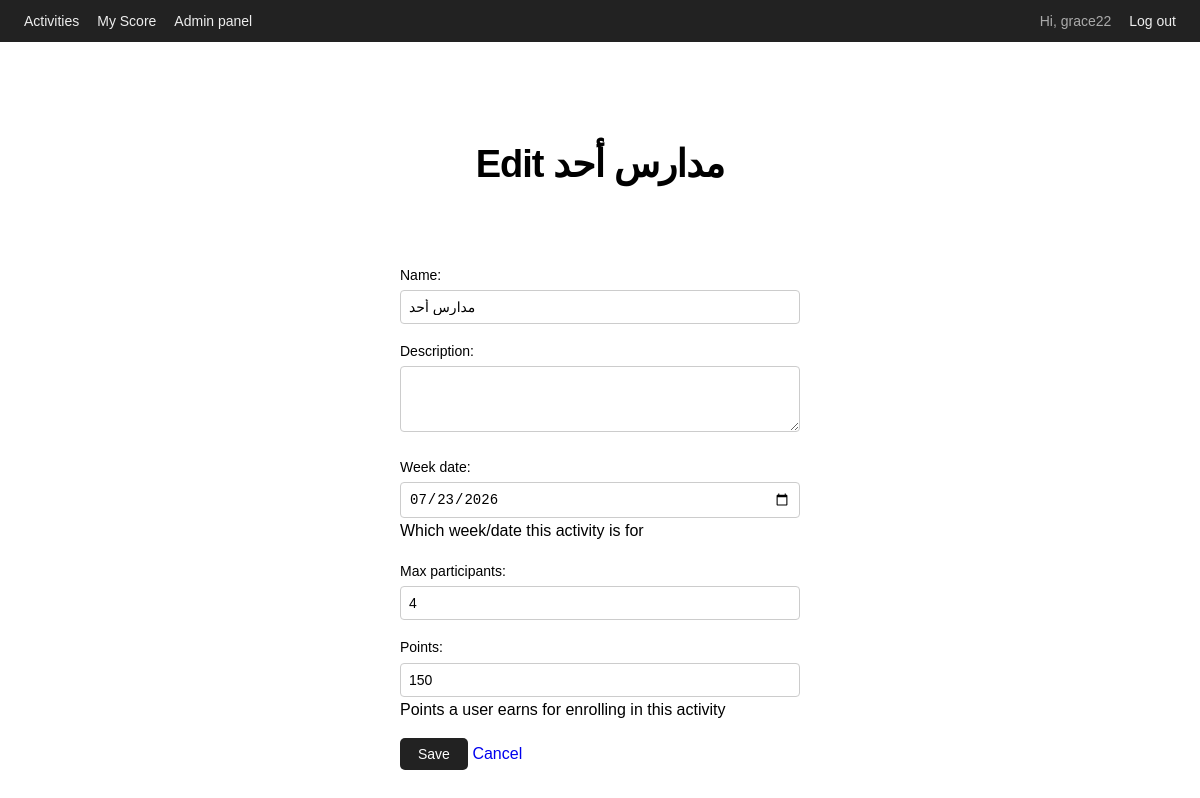
The page /admin-panel/activities/1/edit/ (signed in) on the database its author committed.
### activities/models.py (models this page shows, shortened)
class Activity(models.Model):
    name = models.CharField(max_length=200)
    description = models.TextField(blank=True)
    week_date = models.DateField(help_text="Which week/date this activity is for")
    max_participants = models.PositiveIntegerField(default=4)
    points = models.PositiveIntegerField(default=0, help_text="Points a user earns for enrolling in this activity")
    created_at = models.DateTimeField(auto_now_add=True)
    class Meta:
        ordering = ['week_date', 'name']

### activities/views.py (the view)
# urls.py: path('admin-panel/activities/<int:activity_id>/edit/', views.admin_activity_edit, name='admin_activity_edit'),
@staff_required
def admin_activity_edit(request, activity_id):
    activity = get_object_or_404(Activity, id=activity_id)
    if request.method == 'POST':
        form = ActivityForm(request.POST, instance=activity)
        if form.is_valid():
            form.save()
            messages.success(request, "Activity updated.")
            return redirect('admin_dashboard')
    else:
        form = ActivityForm(instance=activity)
    return render(request, 'activities/admin_activity_form.html', {
        'form': form, 'title': f'Edit {activity.name}',
    })

### activities/forms.py
class ActivityForm(forms.ModelForm):
    class Meta:
        model = Activity
        fields = ['name', 'description', 'week_date', 'max_participants', 'points']
        widgets = {
            'week_date': forms.DateInput(attrs={'type': 'date'}),
            'description': forms.Textarea(attrs={'rows': 3}),
        }

### activities/views.py (called while the page is built)
def staff_required(view_func):
    return user_passes_test(lambda u: u.is_authenticated and u.is_staff, login_url='login')(view_func)

### activities/templates/activities/admin_activity_form.html (shortened to what this page needs)
{% extends 'activities/../../../activities/templates/activities/index.html' %}
{% block content %}
    <h1 class="main-heading">{{ title }}</h1>
    <form method="post" class="admin-form">
        {{ form.as_p }}
        <button type="submit" class="btn">Save</button>
        <a href="{% url 'admin_dashboard' %}">Cancel</a>
    </form>
{% endblock %}

### activities/templates/activities/index.html (shortened to what this page needs)
{% load static %}
<!DOCTYPE html>
<html lang="en">
<head>
    <link rel="stylesheet" href="{% static 'activities/style.css' %}">
</head>
<body>
    <header>
        <nav>
            <a href="{% url 'activity_list' %}">Activities</a>
            {% if user.is_authenticated %}
                <a href="{% url 'my_score' %}">My Score</a>
                {% if user.is_staff %}
                    <a href="{% url 'admin_dashboard' %}">Admin panel</a>
                {% endif %}
                <span class="nav-user">Hi, {{ user.username }}</span>
                <form action="{% url 'logout' %}" method="post" class="inline-form">
                    <button type="submit" class="link-button">Log out</button>
                </form>
            {% else %}
                <a href="{% url 'login' %}">Log in</a>
            {% endif %}
        </nav>
    </header>
    <main class="main-cont">
        {% block content %}{% endblock %}
    </main>
</body>
</html>

### static/activities/style.css (style rules this page uses)
* { box-sizing: border-box; }
body { font-family: Arial, sans-serif; margin: 0; padding: 0; }
a { text-decoration:none; }
h1 { font-size: 38px; letter-spacing: -1px; line-height: 1.2; }
p { margin: 0 auto; line-height: 1.6; }
.main-cont { text-align: center; margin-top: 100px; box-sizing: border-box; }
.main-heading { font-weight: 700; margin-bottom: 2em; }
header { background: #222; padding: 12px 24px; }
header nav { display: flex; align-items: center; gap: 18px; }
header nav a, header nav .link-button { color: #eee; font-size: 14px; }
.nav-user { color: #aaa; font-size: 14px; margin-left: auto; }
.link-button { background: none; border: none; cursor: pointer; font-size: 14px; padding: 0; }
.btn { display: inline-block; background: #222; color: #fff; border: none; padding: 8px 18px; border-radius: 5px; font-size: 14px; cursor: pointer; }
.admin-form { max-width: 400px; margin: 0 auto; text-align: left; }
.admin-form p { margin-bottom: 1rem; }
.admin-form label { display: block; margin-bottom: 4px; font-size: 14px; }
.admin-form input[type="text"], .admin-form input[type="password"], .admin-form input[type="date"], .admin-form input[type="number"], .admin-form textarea { width: 100%; padding: 8px; border: 1px solid #ccc; border-radius: 4px; font-size: 14px; }

### rows shown on the page
Activity: name "مدارس أحد", week_date "07/23/2026", max_participants "4", points "150"

### other values the page prints
{{ user.username }} "grace22"
{{ title }} "Edit مدارس أحد"
